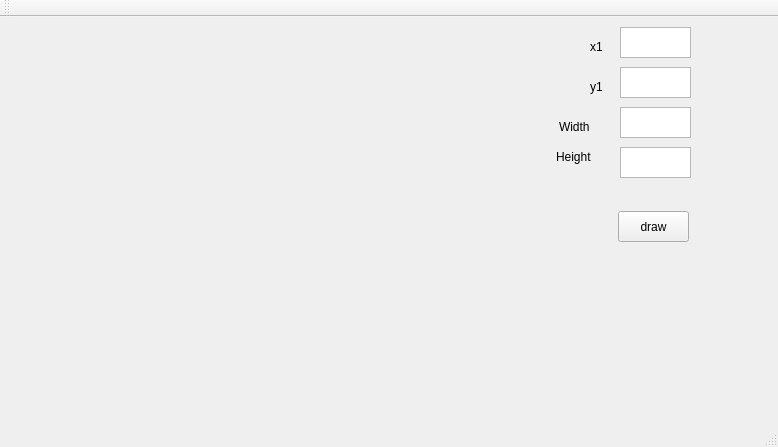
<?xml version="1.0" encoding="UTF-8"?>
<ui version="4.0">
 <class>MainWindow</class>
 <widget class="QMainWindow" name="MainWindow">
  <property name="geometry">
   <rect>
    <x>0</x>
    <y>0</y>
    <width>778</width>
    <height>447</height>
   </rect>
  </property>
  <property name="windowTitle">
   <string>MainWindow</string>
  </property>
  <widget class="QWidget" name="centralWidget">
   <widget class="QTextEdit" name="textEdit">
    <property name="geometry">
     <rect>
      <x>620</x>
      <y>10</y>
      <width>71</width>
      <height>31</height>
     </rect>
    </property>
   </widget>
   <widget class="QLabel" name="label">
    <property name="geometry">
     <rect>
      <x>30</x>
      <y>10</y>
      <width>491</width>
      <height>371</height>
     </rect>
    </property>
    <property name="text">
     <string/>
    </property>
   </widget>
   <widget class="QPushButton" name="pushButton">
    <property name="geometry">
     <rect>
      <x>618</x>
      <y>194</y>
      <width>71</width>
      <height>31</height>
     </rect>
    </property>
    <property name="text">
     <string>draw</string>
    </property>
   </widget>
   <widget class="QTextEdit" name="textEdit_3">
    <property name="geometry">
     <rect>
      <x>620</x>
      <y>90</y>
      <width>71</width>
      <height>31</height>
     </rect>
    </property>
   </widget>
   <widget class="QLabel" name="label_2">
    <property name="geometry">
     <rect>
      <x>590</x>
      <y>20</y>
      <width>21</width>
      <height>20</height>
     </rect>
    </property>
    <property name="text">
     <string>x1</string>
    </property>
   </widget>
   <widget class="QLabel" name="label_3">
    <property name="geometry">
     <rect>
      <x>590</x>
      <y>60</y>
      <width>21</width>
      <height>20</height>
     </rect>
    </property>
    <property name="text">
     <string>y1</string>
    </property>
   </widget>
   <widget class="QLabel" name="label_4">
    <property name="geometry">
     <rect>
      <x>559</x>
      <y>100</y>
      <width>51</width>
      <height>20</height>
     </rect>
    </property>
    <property name="text">
     <string>Width</string>
    </property>
   </widget>
   <widget class="QTextEdit" name="textEdit_2">
    <property name="geometry">
     <rect>
      <x>620</x>
      <y>50</y>
      <width>71</width>
      <height>31</height>
     </rect>
    </property>
   </widget>
   <widget class="QTextEdit" name="textEdit_4">
    <property name="geometry">
     <rect>
      <x>620</x>
      <y>130</y>
      <width>71</width>
      <height>31</height>
     </rect>
    </property>
   </widget>
   <widget class="QLabel" name="label_5">
    <property name="geometry">
     <rect>
      <x>556</x>
      <y>130</y>
      <width>51</width>
      <height>20</height>
     </rect>
    </property>
    <property name="text">
     <string>Height</string>
    </property>
   </widget>
  </widget>
  <widget class="QToolBar" name="mainToolBar">
   <attribute name="toolBarArea">
    <enum>TopToolBarArea</enum>
   </attribute>
   <attribute name="toolBarBreak">
    <bool>false</bool>
   </attribute>
  </widget>
  <widget class="QStatusBar" name="statusBar"/>
 </widget>
 <layoutdefault spacing="6" margin="11"/>
 <resources/>
 <connections/>
</ui>
